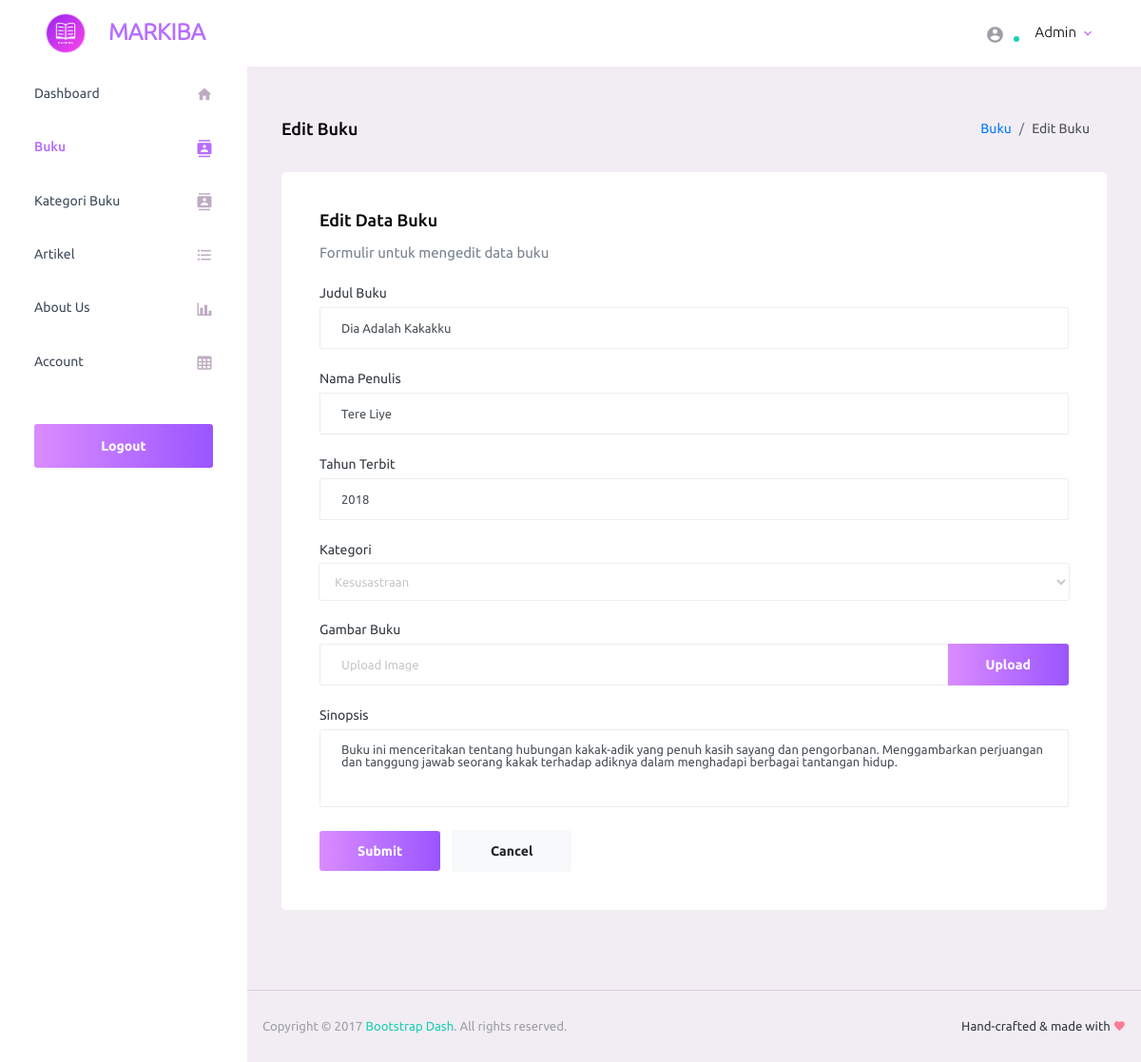
Screenshot of /pages/buku/edit_buku.php?id=2012 (signed in) with the database file from the repository.
### tables this page shows
CREATE TABLE `buku` (
  `id_buku` int NOT NULL,
  `id_kategori` int NOT NULL,
  `jenis_buku` varchar(50) NOT NULL,
  `judul_buku` varchar(30) NOT NULL,
  `nama_penulis` varchar(30) NOT NULL,
  `tahun_terbit` varchar(5) NOT NULL,
  `gambar` longblob NOT NULL,
  `sinopsis` text NOT NULL,
  `klasifikasi` int NOT NULL,
  `ISBN` text NOT NULL
);

### pages/buku/edit_buku.php (the view, shortened to what this page needs)
<?php
if (isset($_GET['id'])) {
    $id_buku = $_GET['id'];
    include '../../../koneksi.php';
    $sql = "SELECT * FROM buku WHERE id_buku = $id_buku";
    $result = mysqli_query($conn, $sql);
    if ($result) {
        $row = mysqli_fetch_assoc($result);
    } else {
        echo "Error: " . mysqli_error($conn);
        exit();
    }
}
else {
    header("Location: account.php");
    exit();
}
?>
<!DOCTYPE html>
<html lang="en">
<head>
  <link rel="stylesheet" href="../../vendors/iconfonts/mdi/css/materialdesignicons.min.css">
  <link rel="stylesheet" href="../../vendors/css/vendor.bundle.base.css">
  <link rel="stylesheet" href="../../css/style.css">
</head>
<body>
  <div class="container-scroller">
    <nav class="navbar default-layout-navbar col-lg-12 col-12 p-0 fixed-top d-flex flex-row">
      <div class="text-center navbar-brand-wrapper d-flex align-items-center justify-content-center">
        <a class="navbar-brand brand-logo" href="index.php"><img src="../../images/Markiba.png" alt="logo" style="width: 50px; height: 50px; margin-right:20px"/><span class="text-primary" style="font-weight: bold">MARKIBA<span></a>
      </div>
      <div class="navbar-menu-wrapper d-flex align-items-stretch">
        <ul class="navbar-nav navbar-nav-right">
          <li class="nav-item nav-profile dropdown">
            <a class="nav-link dropdown-toggle" id="profileDropdown" href="#" data-toggle="dropdown" aria-expanded="false">
              <div class="nav-profile-img">
                <i class="mdi mdi-account-circle"></i>
                <span class="availability-status online"></span>
              </div>
              <div class="nav-profile-text">
                <p class="mb-1 text-black">Admin</p>
              </div>
            </a>
          </li>
        </ul>
      </div>
    </nav>
    <div class="container-fluid page-body-wrapper">
      <nav class="sidebar sidebar-offcanvas" id="sidebar">
        <ul class="nav">
          <li class="nav-item">
            <a class="nav-link" href="../../index.php">
              <span class="menu-title">Dashboard</span>
              <i class="mdi mdi-home menu-icon"></i>
            </a>
          </li>
          <li class="nav-item active">
            <a class="nav-link" href="buku.php">
              <span class="menu-title">Buku</span>
              <i class="mdi mdi-contacts menu-icon"></i>
            </a>
          </li>
          <li class="nav-item">
            <a class="nav-link" href="../kategori/kategori.php">
              <span class="menu-title">Kategori Buku</span>
              <i class="mdi mdi-contacts menu-icon"></i>
            </a>
          </li>
          <li class="nav-item">
            <a class="nav-link" href="../artikel/artikel.php">
              <span class="menu-title">Artikel</span>
              <i class="mdi mdi-format-list-bulleted menu-icon"></i>
            </a>
          </li>
          <li class="nav-item">
            <a class="nav-link" href="../about/about.php">
              <span class="menu-title">About Us</span>
              <i class="mdi mdi-chart-bar menu-icon"></i>
            </a>
          </li>
          <li class="nav-item">
            <a class="nav-link" href="../account/account.php">
              <span class="menu-title">Account</span>
              <i class="mdi mdi-table-large menu-icon"></i>
            </a>
          </li>
          <li class="nav-item sidebar-actions">
            <span class="nav-link">
              <a class="btn btn-block btn-lg btn-gradient-primary mt-1" href="../auth/process_logout.php">Logout</a>
            </span>
          </li>
        </ul>
      </nav>
      <div class="main-panel">
        <div class="content-wrapper">
          <div class="page-header">
            <h3 class="page-title">
              Edit Buku
            </h3>
            <nav aria-label="breadcrumb">
              <ol class="breadcrumb">
                <li class="breadcrumb-item"><a href="#">Buku</a></li>
                <li class="breadcrumb-item active" aria-current="page">Edit Buku</li>
              </ol>
            </nav>
          </div>
          <div class="row">
            <div class="col-12 grid-margin stretch-card">
                <div class="card">
                    <div class="card-body">
                        <h4 class="card-title">Edit Data Buku</h4>
                        <p class="card-description">
                            Formulir untuk mengedit data buku
                        </p>
                        <form action="proses_edit_buku.php" method="post" enctype="multipart/form-data">
                            <div class="form-group">
                                <label for="judul_buku">Judul Buku</label>
                                <input type="text" class="form-control" id="judul_buku" name="judul_buku" placeholder="Judul Buku" required value="<?php echo $row['judul_buku']; ?>">
                            </div>
                            <div class="form-group">
                                <label for="nama_penulis">Nama Penulis</label>
                                <input type="text" class="form-control" id="nama_penulis" name="nama_penulis" placeholder="Nama Penulis" required value="<?php echo $row['nama_penulis']; ?>">
                            </div>
                            <div class="form-group">
                                <label for="tahun_terbit">Tahun Terbit</label>
                                <input type="text" class="form-control" id="tahun_terbit" name="tahun_terbit" placeholder="Tahun Terbit" required value="<?php echo $row['tahun_terbit']; ?>">
                            </div>
                            <div class="form-group">
                                <label for="id_kategori">Kategori</label>
                                <select class="form-control" id="id_kategori" name="id_kategori" required>
                                    <?php
                                    include '../../../koneksi.php';
                                    $sql_kategori = "SELECT id_kategori, nama_kategori FROM kategori";
                                    $result_kategori = mysqli_query($conn, $sql_kategori);
                                    while ($row_kategori = mysqli_fetch_assoc($result_kategori)) {
                                        $selected = ($row_kategori['id_kategori'] == $row['id_kategori']) ? 'selected' : '';
                                        echo "<option value='" . $row_kategori['id_kategori'] . "' $selected>" . $row_kategori['nama_kategori'] . "</option>";
                                    }
                                    ?>
                                </select>
                            </div>
                            <div class="form-group">
                                <label for="gambar">Gambar Buku</label>
                                <div class="input-group col-xs-12">
                                    <input type="text" class="form-control file-upload-info" disabled placeholder="Upload Image">
                                    <span class="input-group-append">
                                        <button class="file-upload-browse btn btn-gradient-primary" type="button">Upload</button>
                                    </span>
                                </div>
                            </div>
                            <div class="form-group">
                                <label for="sinopsis">Sinopsis</label>
                                <textarea class="form-control" id="sinopsis" name="sinopsis" rows="4" required><?php echo $row['sinopsis']; ?></textarea>
                            </div>
                            <button type="submit" class="btn btn-gradient-primary mr-2">Submit</button>
                            <a href="buku.php" class="btn btn-light">Cancel</a>
                        </form>
                    </div>
                </div>
            </div>
          </div>
        </div>
        <footer class="footer">
          <div class="d-sm-flex justify-content-center justify-content-sm-between">
            <span class="text-muted text-center text-sm-left d-block d-sm-inline-block">Copyright © 2017 <a href="https://www.bootstrapdash.com/" target="_blank">Bootstrap Dash</a>. All rights reserved.</span>
            <span class="float-none float-sm-right d-block mt-1 mt-sm-0 text-center">Hand-crafted & made with <i class="mdi mdi-heart text-danger"></i></span>
          </div>
        </footer>
      </div>
    </div>
  </div>
</body>
</html>

### rows the page displays
buku: judul_buku "Dia Adalah Kakakku", nama_penulis "Tere Liye", tahun_terbit "2018", sinopsis "Buku ini menceritakan tentang hubungan kakak-adik yang penuh kasih sayang dan pengorbanan. Menggambarkan perjuangan dan tanggung jawab seorang kakak terhadap adiknya dalam menghadapi berbagai tantangan hidup."

### other values shown
form field id_kategori "Kesusastraan"
